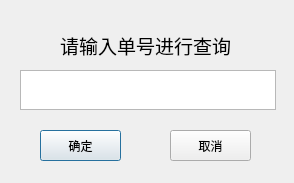
<?xml version="1.0" encoding="UTF-8"?>
<ui version="4.0">
 <class>find</class>
 <widget class="QDialog" name="find">
  <property name="geometry">
   <rect>
    <x>0</x>
    <y>0</y>
    <width>294</width>
    <height>183</height>
   </rect>
  </property>
  <property name="windowTitle">
   <string>Dialog</string>
  </property>
  <widget class="QPushButton" name="sure">
   <property name="geometry">
    <rect>
     <x>40</x>
     <y>130</y>
     <width>81</width>
     <height>31</height>
    </rect>
   </property>
   <property name="text">
    <string>确定</string>
   </property>
  </widget>
  <widget class="QPushButton" name="cancel">
   <property name="geometry">
    <rect>
     <x>170</x>
     <y>130</y>
     <width>81</width>
     <height>31</height>
    </rect>
   </property>
   <property name="text">
    <string>取消</string>
   </property>
  </widget>
  <widget class="QLabel" name="label">
   <property name="geometry">
    <rect>
     <x>60</x>
     <y>30</y>
     <width>181</width>
     <height>31</height>
    </rect>
   </property>
   <property name="text">
    <string>&lt;html&gt;&lt;head/&gt;&lt;body&gt;&lt;p&gt;&lt;span style=&quot; font-size:14pt;&quot;&gt;请输入单号进行查询&lt;/span&gt;&lt;/p&gt;&lt;/body&gt;&lt;/html&gt;</string>
   </property>
  </widget>
  <widget class="QTableWidget" name="tableWidget">
   <property name="geometry">
    <rect>
     <x>20</x>
     <y>70</y>
     <width>256</width>
     <height>40</height>
    </rect>
   </property>
   <property name="rowCount">
    <number>1</number>
   </property>
   <property name="columnCount">
    <number>1</number>
   </property>
   <attribute name="horizontalHeaderVisible">
    <bool>false</bool>
   </attribute>
   <attribute name="horizontalHeaderDefaultSectionSize">
    <number>256</number>
   </attribute>
   <attribute name="verticalHeaderVisible">
    <bool>false</bool>
   </attribute>
   <attribute name="verticalHeaderDefaultSectionSize">
    <number>40</number>
   </attribute>
   <row/>
   <column/>
   <item row="0" column="0">
    <property name="text">
     <string/>
    </property>
    <property name="font">
     <font>
      <pointsize>16</pointsize>
     </font>
    </property>
    <property name="textAlignment">
     <set>AlignCenter</set>
    </property>
   </item>
  </widget>
 </widget>
 <resources/>
 <connections/>
</ui>
